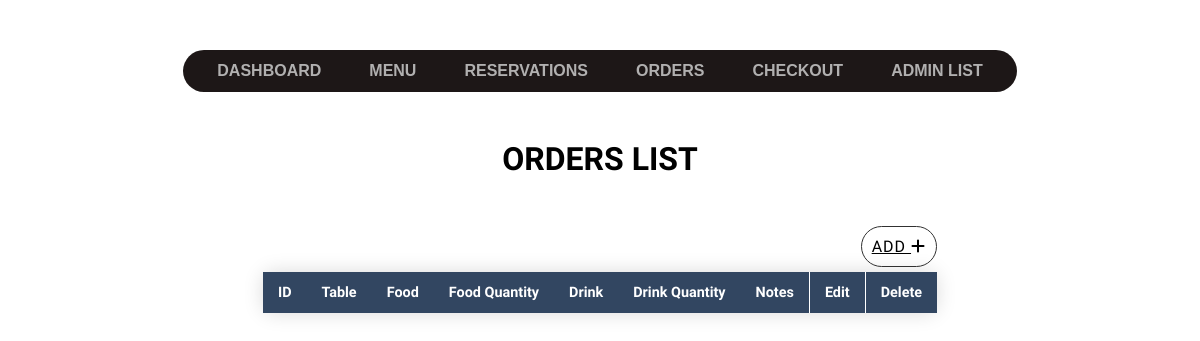
The app's page /admin/orders/orders_list.php, older data.
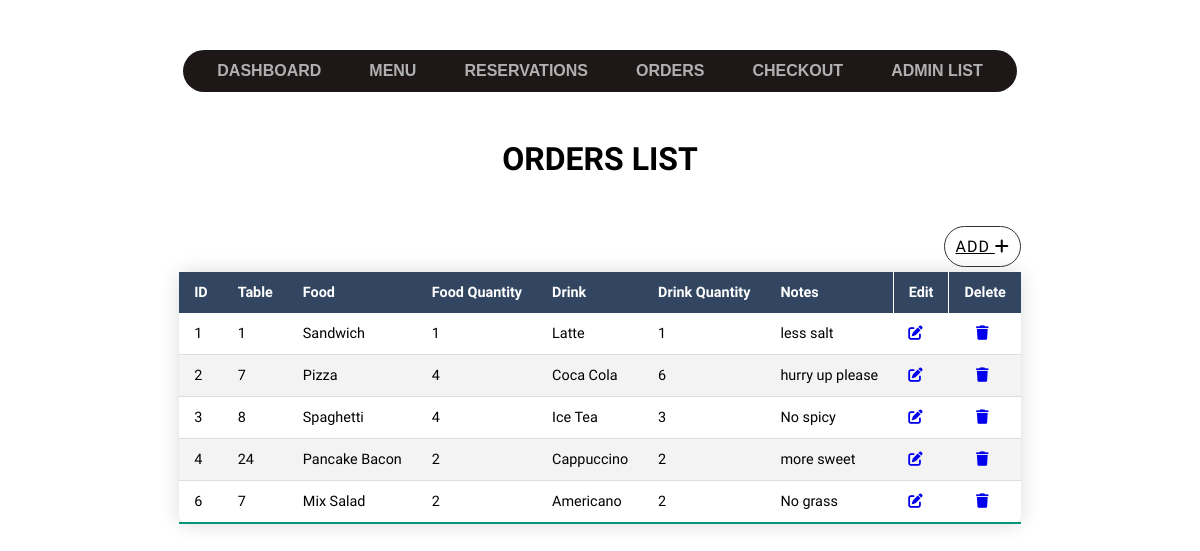
The same page, newer data.
### tables this page shows
CREATE TABLE `orders` (
  `order_id` int NOT NULL AUTO_INCREMENT,
  `table_id` int NOT NULL,
  `food` varchar(45) DEFAULT NULL,
  `food_quantity` int DEFAULT NULL,
  `drink` varchar(45) DEFAULT NULL,
  `drink_quantity` int DEFAULT NULL,
  `notes` varchar(45) DEFAULT NULL,
  PRIMARY KEY (`order_id`),
  KEY `table_id_idx` (`table_id`),
  KEY `food_name_idx` (`food`),
  KEY `menu_drink_name_idx` (`drink`),
  CONSTRAINT `menu_drink_name` FOREIGN KEY (`drink`) REFERENCES `drinks` (`drink_name`),
  CONSTRAINT `menu_food_name` FOREIGN KEY (`food`) REFERENCES `foods` (`food_name`),
  CONSTRAINT `table_id` FOREIGN KEY (`table_id`) REFERENCES `table` (`table_id`)
);

### admin/orders/orders_list.php (the view, shortened to what this page needs)
<?php error_reporting(E_ERROR | E_PARSE);
        $dsn = 'mysql:dbname=stamfordcafe;host=localhost';
        $dbuser ='root';
        $dbPassword ='security';
        try{
            $connection = new PDO($dsn , $dbuser, $dbPassword);
        }catch(PDOException $e){
            $_SESSION['messages'][] = 'Connection failed!' . $e->getMessage();
        }
        $statement = "SELECT * FROM orders";
        $result = $connection->query($statement);
?>
<!DOCTYPE html>
<html lang="en">
<head>
    <link rel="stylesheet" href="nav.css">
    <link rel="stylesheet" href="tables.css">
    <link rel="stylesheet" href="style.css">
</head>
    <body>
        <div class="nav">
            <ul class="menu-bar">
                <li><a href="../index.php">DASHBOARD</a></li>
                <li><a href="../menu/menu_list.php">MENU</a></li>
                <li><a href="../reservations/reservation_list.php">RESERVATIONS</a></li>
                <li><a href="orders_list.php">ORDERS</a></li>
                <li><a href="../checkout/checkout_list.php">CHECKOUT</a></li>
                <li><a href="../stuffs/admin_list.php">ADMIN LIST</a></li>
            </ul>
        </div>
        <h1 style="margin:3rem">ORDERS LIST</h1>
        <div class="stuff-list">
            <form method="GET" action="">
                <div class="button">
                        <a href="order_insert.php" class="btn btn-white btn-animate">
                            ADD
                            <i class="fa-solid fa-plus fa-l"></i>
                        </a>
                </div>
            <table class="content-table">
                <thead>
                    <tr>
                        <th>ID</th>
                        <th>Table</th>
                        <th>Food</th>
                        <th>Food Quantity</th>
                        <th>Drink</th>
                        <th>Drink Quantity</th>
                        <th>Notes</th>
                        <th style="border-left: 1px solid;">Edit</th>
                        <th style="border-left: 1px solid;">Delete</th>
                    </tr>
                </thead>
                <tbody>
                    <?php foreach ($result as $row) {  $id = $row['order_id'];?>
                        <tr>
                            <td><?php echo $row['order_id'] ?></td>
                            <td><?php echo $row['table_id'] ?></td>
                            <td><?php echo $row['food'] ?></td>
                            <td><?php echo $row['food_quantity'] ?></td>
                            <td><?php echo $row['drink'] ?></td>
                            <td><?php echo $row['drink_quantity'] ?></td>
                            <td><?php echo $row['notes'] ?></td>
                            <td><a href='order_list_edit.php?order_id=<?php echo $id ?>'><i class="fa-solid fa-pen-to-square"></i></a></td>
                            <td><a href="deleted.php?order_id=<?php echo $id ?>"><i class="fa-sharp fa-solid fa-trash" style="margin-left:12px;"></i></a></td>
                        </tr>
                    <?php } ?>
                </tbody>
            </table>
            </form>
        </div>
    </body>
</html>

### admin/orders/nav.css (style rules this page uses)
.menu-bar { border-radius: 25px; height: -webkit-fit-content; height: -moz-fit-content; height: fit-content; display: inline-flex; background-color: rgb(29, 23, 23); -webkit-backdrop-filter: blur(10px); backdrop-filter: blur(10px); align-items: center; padding: 0 10px; margin: 50px 0 0 0; }
.menu-bar a { text-decoration: none; color: rgb(177, 176, 176); }
.menu-bar li { list-style: none; color: rgb(177, 176, 176); font-family: sans-serif; font-weight: bold; padding: 12px 16px; margin: 0 8px; position: relative; cursor: pointer; white-space: nowrap; }
.menu-bar li::before { content: " "; position: absolute; top: 0; left: 0; height: 100%; width: 100%; z-index: -1; transition: 0.2s; border-radius: 25px; }

### admin/orders/tables.css (style rules this page uses)
.content-table { border-collapse: collapse; margin: 5px 0; font-size: 0.9em; min-width: 400px; border-radius: 10px 10px 10px 10px; overflow-y: scroll; box-shadow: 0 0 20px rgba(0, 0, 0, 0.15); }
.content-table thead tr { background-color: #324661; color: #ffffff; text-align: left; font-weight: bold; }
.content-table th, .content-table td { padding: 12px 15px; }
.content-table tbody tr { border-bottom: 1px solid #dddddd; }
.content-table tbody tr:nth-of-type(even) { background-color: #f3f3f3; }
.content-table tbody tr:last-of-type { border-bottom: 2px solid #009879; }

### admin/orders/style.css (style rules this page uses)
body { margin: 0; display: flex; justify-content: center; flex-direction: column; align-items: center; font-family: "Inconsolata", "Helvetica Neue", Helvetica, Arial, sans-serif; }
.btn { border: none; font-family: inherit; font-size: inherit; color: inherit; background: none; cursor: pointer; display: inline-block; text-transform: uppercase; letter-spacing: 1px; font-weight: 200; outline: none; position: relative; -webkit-transition: all 0.3s; -moz-transition: all 0.3s; transition: all 0.3s; }
.btn:after { content: ''; position: absolute; z-index: -1; -webkit-transition: all 0.3s; -moz-transition: all 0.3s; transition: all 0.3s; }
.stuff-list { display: flex; flex-direction: column; }
.button { display: flex; justify-content: right; }
.button a { max-height: 50px; border-radius: 30px; padding-top: 5px; padding-bottom: 5px; font-weight: 500; padding: 10px; border: 1px solid #313131 ; }

Row changes from the older to the newer data that the page shows:
added orders: order_id "1", table "1", food "Sandwich", food_quantity "1", drink "Latte", drink_quantity "1", notes "less salt"
added orders: order_id "2", table "7", food "Pizza", food_quantity "4", drink "Coca Cola", drink_quantity "6", notes "hurry up please"
added orders: order_id "3", table "8", food "Spaghetti", food_quantity "4", drink "Ice Tea", drink_quantity "3", notes "No spicy"
added orders: order_id "4", table "24", food "Pancake Bacon", food_quantity "2", drink "Cappuccino", drink_quantity "2", notes "more sweet"
added orders: order_id "6", table "7", food "Mix Salad", food_quantity "2", drink "Americano", drink_quantity "2", notes "No grass"
